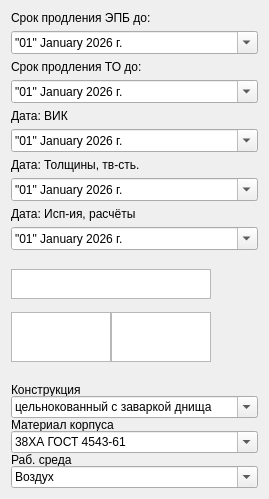
       <widget class="QWidget" name="">
        <property name="geometry">
         <rect>
          <x>590</x>
          <y>10</y>
          <width>251</width>
          <height>499</height>
         </rect>
        </property>
        <layout class="QVBoxLayout" name="verticalLayout_4">
         <item>
          <layout class="QVBoxLayout" name="verticalLayout_9">
           <property name="spacing">
            <number>-1</number>
           </property>
           <property name="leftMargin">
            <number>0</number>
           </property>
           <item>
            <widget class="QLabel" name="label_7">
             <property name="text">
              <string>Срок продления ЭПБ до:</string>
             </property>
            </widget>
           </item>
           <item>
            <widget class="QDateEdit" name="prodlEPB_date">
             <property name="accessibleName">
              <string notr="true"/>
             </property>
             <property name="wrapping">
              <bool>false</bool>
             </property>
             <property name="buttonSymbols">
              <enum>QAbstractSpinBox::ButtonSymbols::UpDownArrows</enum>
             </property>
             <property name="accelerated">
              <bool>false</bool>
             </property>
             <property name="displayFormat">
              <string>&quot;dd&quot; MMMM yyyy г.</string>
             </property>
             <property name="calendarPopup">
              <bool>true</bool>
             </property>
             <property name="currentSectionIndex">
              <number>-2</number>
             </property>
             <property name="timeSpec">
              <enum>Qt::TimeSpec::LocalTime</enum>
             </property>
             <property name="date">
              <date>
               <year>2026</year>
               <month>1</month>
               <day>1</day>
              </date>
             </property>
            </widget>
           </item>
           <item>
            <widget class="QLabel" name="label_8">
             <property name="text">
              <string>Срок продления ТО до:</string>
             </property>
            </widget>
           </item>
           <item>
            <widget class="QDateEdit" name="prodlTO_date">
             <property name="accessibleName">
              <string notr="true"/>
             </property>
             <property name="wrapping">
              <bool>false</bool>
             </property>
             <property name="buttonSymbols">
              <enum>QAbstractSpinBox::ButtonSymbols::UpDownArrows</enum>
             </property>
             <property name="accelerated">
              <bool>false</bool>
             </property>
             <property name="displayFormat">
              <string>&quot;dd&quot; MMMM yyyy г.</string>
             </property>
             <property name="calendarPopup">
              <bool>true</bool>
             </property>
             <property name="currentSectionIndex">
              <number>-2</number>
             </property>
             <property name="timeSpec">
              <enum>Qt::TimeSpec::LocalTime</enum>
             </property>
             <property name="date">
              <date>
               <year>2026</year>
               <month>1</month>
               <day>1</day>
              </date>
             </property>
            </widget>
           </item>
           <item>
            <widget class="QLabel" name="label_18">
             <property name="text">
              <string>Дата: ВИК</string>
             </property>
            </widget>
           </item>
           <item>
            <widget class="QDateEdit" name="vik_date">
             <property name="accessibleName">
              <string notr="true"/>
             </property>
             <property name="wrapping">
              <bool>false</bool>
             </property>
             <property name="buttonSymbols">
              <enum>QAbstractSpinBox::ButtonSymbols::UpDownArrows</enum>
             </property>
             <property name="accelerated">
              <bool>false</bool>
             </property>
             <property name="displayFormat">
              <string>&quot;dd&quot; MMMM yyyy г.</string>
             </property>
             <property name="calendarPopup">
              <bool>true</bool>
             </property>
             <property name="currentSectionIndex">
              <number>-2</number>
             </property>
             <property name="timeSpec">
              <enum>Qt::TimeSpec::LocalTime</enum>
             </property>
             <property name="date">
              <date>
               <year>2026</year>
               <month>1</month>
               <day>1</day>
              </date>
             </property>
            </widget>
           </item>
           <item>
            <widget class="QLabel" name="label_5">
             <property name="text">
              <string>Дата: Толщины, тв-сть.</string>
             </property>
            </widget>
           </item>
           <item>
            <widget class="QDateEdit" name="tolshTverdost_date">
             <property name="accessibleName">
              <string notr="true"/>
             </property>
             <property name="wrapping">
              <bool>false</bool>
             </property>
             <property name="buttonSymbols">
              <enum>QAbstractSpinBox::ButtonSymbols::UpDownArrows</enum>
             </property>
             <property name="accelerated">
              <bool>false</bool>
             </property>
             <property name="displayFormat">
              <string>&quot;dd&quot; MMMM yyyy г.</string>
             </property>
             <property name="calendarPopup">
              <bool>true</bool>
             </property>
             <property name="currentSectionIndex">
              <number>-2</number>
             </property>
             <property name="timeSpec">
              <enum>Qt::TimeSpec::LocalTime</enum>
             </property>
             <property name="date">
              <date>
               <year>2026</year>
               <month>1</month>
               <day>1</day>
              </date>
             </property>
            </widget>
           </item>
           <item>
            <widget class="QLabel" name="label_6">
             <property name="text">
              <string>Дата: Исп-ия, расчёты</string>
             </property>
            </widget>
           </item>
           <item>
            <widget class="QDateEdit" name="ispRasch_date">
             <property name="accessibleName">
              <string notr="true"/>
             </property>
             <property name="wrapping">
              <bool>false</bool>
             </property>
             <property name="buttonSymbols">
              <enum>QAbstractSpinBox::ButtonSymbols::UpDownArrows</enum>
             </property>
             <property name="accelerated">
              <bool>false</bool>
             </property>
             <property name="displayFormat">
              <string>&quot;dd&quot; MMMM yyyy г.</string>
             </property>
             <property name="calendarPopup">
              <bool>true</bool>
             </property>
             <property name="currentSectionIndex">
              <number>-2</number>
             </property>
             <property name="timeSpec">
              <enum>Qt::TimeSpec::LocalTime</enum>
             </property>
             <property name="date">
              <date>
               <year>2026</year>
               <month>1</month>
               <day>1</day>
              </date>
             </property>
            </widget>
           </item>
          </layout>
         </item>
         <item>
          <layout class="QFormLayout" name="formLayout">
           <property name="horizontalSpacing">
            <number>0</number>
           </property>
           <property name="verticalSpacing">
            <number>0</number>
           </property>
           <item row="0" column="0" colspan="2">
            <widget class="QPlainTextEdit" name="prev_zakl">
             <property name="minimumSize">
              <size>
               <width>200</width>
               <height>30</height>
              </size>
             </property>
             <property name="maximumSize">
              <size>
               <width>200</width>
               <height>30</height>
              </size>
             </property>
             <property name="font">
              <font>
               <family>Times New Roman</family>
               <pointsize>10</pointsize>
              </font>
             </property>
             <property name="layoutDirection">
              <enum>Qt::LayoutDirection::LeftToRight</enum>
             </property>
             <property name="plainText">
              <string/>
             </property>
             <property name="overwriteMode">
              <bool>false</bool>
             </property>
             <property name="placeholderText">
              <string>Предыдущее заключение</string>
             </property>
            </widget>
           </item>
           <item row="1" column="1">
            <widget class="QPlainTextEdit" name="prev_pg_am">
             <property name="minimumSize">
              <size>
               <width>50</width>
               <height>30</height>
              </size>
             </property>
             <property name="maximumSize">
              <size>
               <width>100</width>
               <height>50</height>
              </size>
             </property>
             <property name="plainText">
              <string/>
             </property>
             <property name="placeholderText">
              <string>Кол-во стр. в пред. закл.</string>
             </property>
            </widget>
           </item>
           <item row="1" column="0">
            <widget class="QPlainTextEdit" name="pasp_pg_amount">
             <property name="minimumSize">
              <size>
               <width>50</width>
               <height>30</height>
              </size>
             </property>
             <property name="maximumSize">
              <size>
               <width>100</width>
               <height>50</height>
              </size>
             </property>
             <property name="plainText">
              <string/>
             </property>
             <property name="placeholderText">
              <string>Колво лст пасп.</string>
             </property>
            </widget>
           </item>
          </layout>
         </item>
         <item>
          <layout class="QVBoxLayout" name="verticalLayout_3">
           <property name="spacing">
            <number>0</number>
           </property>
           <item>
            <widget class="QLabel" name="label_3">
             <property name="sizePolicy">
              <sizepolicy hsizetype="Expanding" vsizetype="Expanding">
               <horstretch>0</horstretch>
               <verstretch>0</verstretch>
              </sizepolicy>
             </property>
             <property name="minimumSize">
              <size>
               <width>221</width>
               <height>13</height>
              </size>
             </property>
             <property name="maximumSize">
              <size>
               <width>221</width>
               <height>13</height>
              </size>
             </property>
             <property name="text">
              <string>Конструкция</string>
             </property>
            </widget>
           </item>
           <item>
            <widget class="QComboBox" name="construction">
             <property name="contextMenuPolicy">
              <enum>Qt::ContextMenuPolicy::DefaultContextMenu</enum>
             </property>
             <property name="layoutDirection">
              <enum>Qt::LayoutDirection::LeftToRight</enum>
             </property>
             <property name="editable">
              <bool>true</bool>
             </property>
             <item>
              <property name="text">
               <string>цельнокованный с заваркой днища</string>
              </property>
             </item>
             <item>
              <property name="text">
               <string>цельнотянутый</string>
              </property>
             </item>
             <item>
              <property name="text">
               <string>цельнотянутый с внутренней резьбой</string>
              </property>
             </item>
             <item>
              <property name="text">
               <string>цельнотянутый с внешней резьбой</string>
              </property>
             </item>
            </widget>
           </item>
           <item>
            <widget class="QLabel" name="label_2">
             <property name="minimumSize">
              <size>
               <width>89</width>
               <height>13</height>
              </size>
             </property>
             <property name="maximumSize">
              <size>
               <width>1000</width>
               <height>13</height>
              </size>
             </property>
             <property name="text">
              <string>Материал корпуса</string>
             </property>
            </widget>
           </item>
           <item>
            <widget class="QComboBox" name="material">
             <property name="editable">
              <bool>true</bool>
             </property>
             <item>
              <property name="text">
               <string>38ХА ГОСТ 4543-61</string>
              </property>
             </item>
             <item>
              <property name="text">
               <string>09Г2С</string>
              </property>
             </item>
            </widget>
           </item>
           <item>
            <widget class="QLabel" name="label">
             <property name="minimumSize">
              <size>
               <width>62</width>
               <height>13</height>
              </size>
             </property>
             <property name="maximumSize">
              <size>
               <width>100</width>
               <height>13</height>
              </size>
             </property>
             <property name="text">
              <string>Раб. среда</string>
             </property>
            </widget>
           </item>
           <item>
            <widget class="QComboBox" name="rab_sreda">
             <property name="editable">
              <bool>true</bool>
             </property>
             <item>
              <property name="text">
               <string>Воздух</string>
              </property>
             </item>
             <item>
              <property name="text">
               <string>Азот</string>
              </property>
             </item>
            </widget>
           </item>
          </layout>
         </item>
        </layout>
       </widget>
